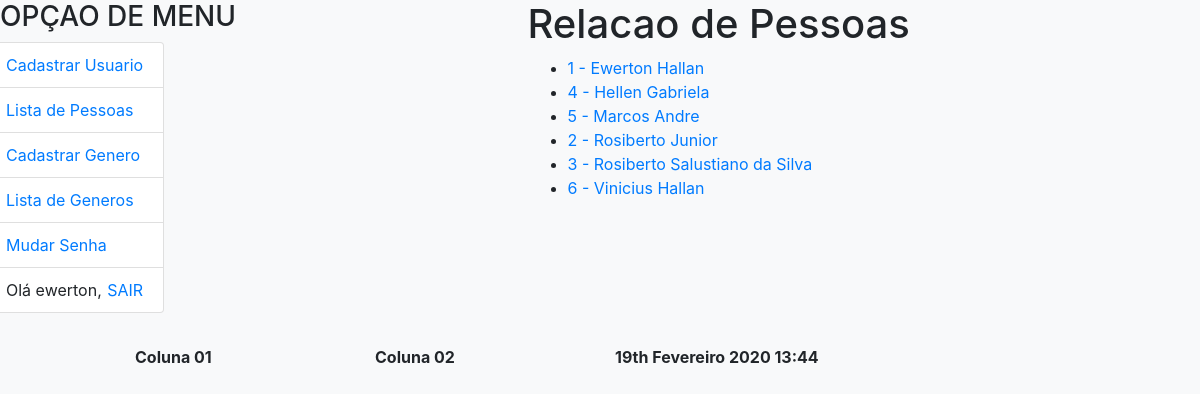
Screenshot of /pessoa/ (signed in) with the database file from the repository.
### pessoa/models.py (models this page shows, shortened)
class Pessoa(models.Model):
    nome=models.CharField(
        max_length=100,
        null=False,
        blank=False,
        help_text='Escreva aqui o seu nome completo',
        verbose_name='Nome Completo',
        error_messages={
            'null':'Valor nulo nao permitido',
            'blank': 'Valor vazio',
        }
    )
    genero=models.ForeignKey(Genero)
    rg=models.IntegerField(
        help_text='Escreva aqui somente os numeros do RG',
        verbose_name='Número do RG',
        unique=True,
    )
    cpf=models.CharField(
        max_length=15,
        help_text='Escreva aqui somente os numeros do CPF',
        verbose_name='Número do CPF',
        unique=True,
        db_index=True,
    )
    estadocivil=models.CharField(
        max_length=20,
        choices=[
            ('S','Solteiro'),
            ('C','Casado'),
            ('V','Viúvo'),
            ('D','Desquitado'),
            ('U','União Estável'),
        ],
        error_messages={
            'invalid_choice':'Valor nao permitido',
        },
        default='S',
        db_index=True,
        verbose_name='Estado Cívil',
    )
    pai=models.CharField(
        max_length=100,
        help_text='Escreva aqui nome completo do seu pai',
        verbose_name='Nome do Pai',
    )
    mae=models.CharField(
        max_length=100,
        help_text='Escreva aqui nome completo do sua mae',
        verbose_name='Nome da Mãe',
    )
    email=models.CharField(
        max_length=200,
        help_text='Escreva aqui o seu e-mail',
        verbose_name='E-Mail',
    )
    telefone=models.CharField(
        max_length=15,
        help_text='Escreva aqui o numero de seu telefone (xx) 99999-9999',
        verbose_name='Telefone',
    )
    idade=models.IntegerField(
        default=0,
        help_text='Coloque aqui sua idade',
        validators=[validate_even],
        verbose_name='Idade',
    )
    foto=models.ImageField(
        upload_to='pessoa_fotos/',
        blank=True,
        help_text = 'Escolha uma foto para o seu perfil',
        verbose_name = 'Foto',
    )
    dt_log=models.DateField(
        auto_now=True,
        editable=False,
        verbose_name='Dt Criação',
    )
    class Meta:
        ordering = ['nome', 'idade']
        verbose_name = 'pessoa'
        verbose_name_plural = 'pessoas'

### pessoa/views.py (the view)
def pessoa_list(request):
    if not(request.user.is_authenticated):
       return redirect('login')
    else:
        pessoas = Pessoa.objects.all()
        contexto = {'lista_pessoa':pessoas}       #dicionario   [] lista  () tupla
        return render(request, 'pessoa/pessoa_list.html', contexto)

### pessoa/templates/pessoa/pessoa_list.html
{% extends 'pessoa/base.html' %}
{% block main %}
<body class="bg-light">
    <h1>Relacao de Pessoas</h1>
    {% if lista_pessoa %}
      <ul>
          {% for p in lista_pessoa %}
              <li><a href="/pessoa/id/{{ p.id }}/"> {{ p.id }} - {{ p.nome }}</a></li>
          {% endfor %}
      </ul>
    {% else %}
       <p>nenhum dado foi localizado</p>
    {% endif %}
{% endblock%}

### pessoa/templates/pessoa/base.html (shortened to what this page needs)
{% include 'pessoa/_header.html' %}
<body class="bg-light">
    <div class="row">
        <div class="col-md-5 mb-3">
            <h3>OPÇAO DE MENU</h3>
            <div class="row">
                <ul class="list-group mb-3">
                    <li class="list-group-item d-flex justify-content-between lh-condensed">
                        <a href="/pessoa/usuario/"> Cadastrar Usuario</a>
                    </li>
                    <li class="list-group-item d-flex justify-content-between lh-condensed">
                        <a class=”nav-link” href="{% url 'pessoa_usuario_lista' %}"> Lista de Pessoas</a>
                    </li>
                    <li class="list-group-item d-flex justify-content-between lh-condensed">
                        <a href="/pessoa/genero/"> Cadastrar Genero</a>
                    </li>
                    <li class="list-group-item d-flex justify-content-between lh-condensed">
                        <a class=”nav-link” href="{% url 'pessoa_genero_lista' %}"> Lista de Generos</a>
                    </li>
                    {% if user.is_authenticated %}
                    <li class="list-group-item d-flex justify-content-between lh-condensed">
                        <a class=”nav-link” href="{% url 'alterar-senha' %}"> Mudar Senha</a>
                    </li>
                    {% endif %}
                    <li class="list-group-item d-flex justify-content-between lh-condensed">
                        {% if user.is_authenticated %}
                            Olá {{ user.username }},
                        {% endif %}
                        <a class=”nav-link” href="{% url 'logout' %}">SAIR</a>
                    </li>
                </ul>
            </div>
        </div>
        <div class="col-md-5 mb-3">
            <div class="container">
                {% block main %}
                {% endblock %}
            </div>
        </div>
    </div>
{% include 'pessoa/_footer.html' %}

### files_html/form-validation.css (style rules this page uses)
.container { max-width: 960px; }
.lh-condensed { line-height: 1.25; }

### rows the page displays
Pessoa: id "1", nome "Ewerton Hallan"
Pessoa: id "4", nome "Hellen Gabriela"
Pessoa: id "5", nome "Marcos Andre"
Pessoa: id "2", nome "Rosiberto Junior"
Pessoa: id "3", nome "Rosiberto Salustiano da Silva"
Pessoa: id "6", nome "Vinicius Hallan"

### other values shown
{{ user.username }} "ewerton"
